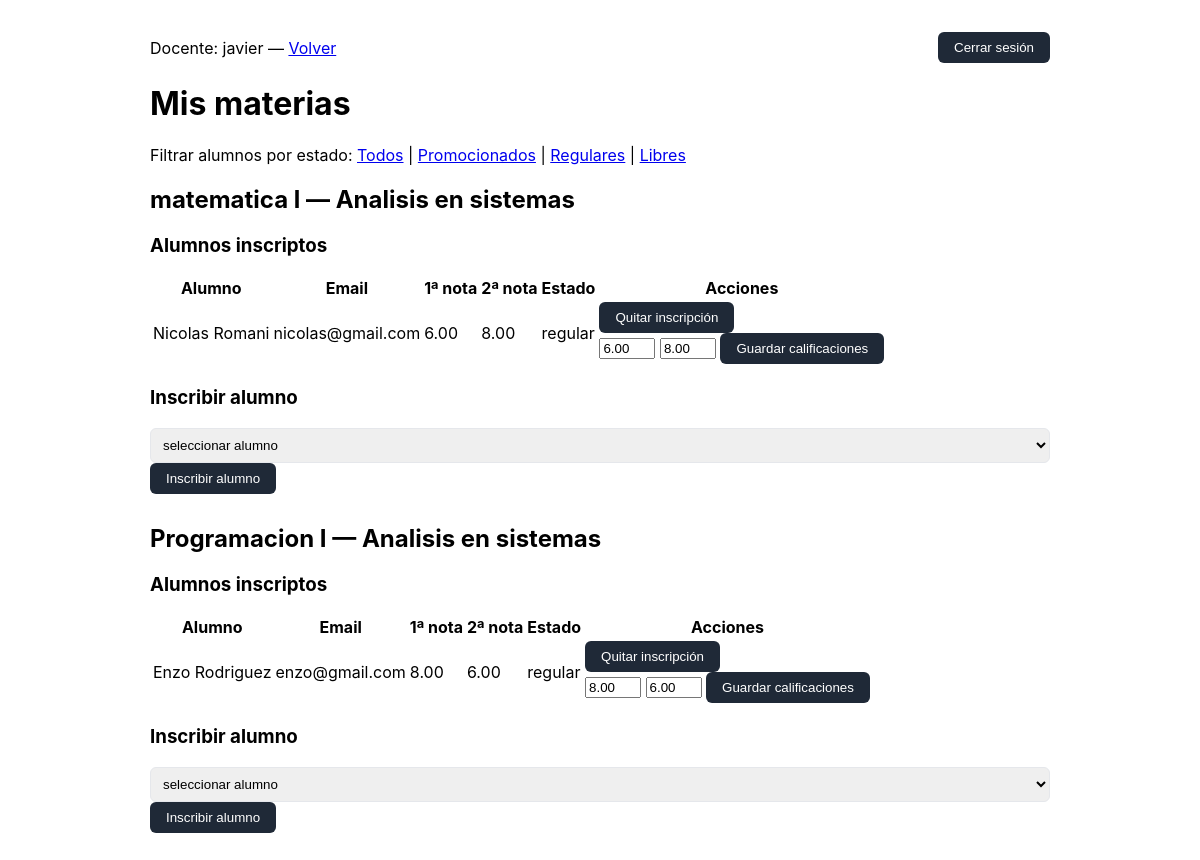
Screenshot of /docente_panel.php?filter=regular (signed in) with the database file from the repository.
### tables this page shows
CREATE TABLE IF NOT EXISTS `usuario` (
  `ID_usuario` int NOT NULL AUTO_INCREMENT,
  `nombre` varchar(50) NOT NULL,
  `apellido` varchar(100) NOT NULL,
  `email` varchar(100) NOT NULL,
  `password` varchar(255) NOT NULL,
  `ID_rol` int NOT NULL,
  PRIMARY KEY (`ID_usuario`),
  UNIQUE KEY `email` (`email`),
  KEY `ID_rol` (`ID_rol`),
  CONSTRAINT `fk_usuario_rol` FOREIGN KEY (`ID_rol`) REFERENCES `rol` (`ID_rol`) ON DELETE RESTRICT ON UPDATE CASCADE
);

CREATE TABLE IF NOT EXISTS `materia_docente` (
  `ID` int NOT NULL AUTO_INCREMENT,
  `ID_materia` int NOT NULL,
  `ID_carrera` int NOT NULL,
  `ID_docente` int NOT NULL,
  PRIMARY KEY (`ID`),
  UNIQUE KEY `uk_materia_carrera_docente` (`ID_materia`,`ID_carrera`,`ID_docente`),
  KEY `ID_carrera` (`ID_carrera`),
  KEY `ID_docente` (`ID_docente`),
  CONSTRAINT `materia_docente_ibfk_1` FOREIGN KEY (`ID_materia`) REFERENCES `materia` (`ID_materia`) ON DELETE CASCADE,
  CONSTRAINT `materia_docente_ibfk_2` FOREIGN KEY (`ID_carrera`) REFERENCES `carrera` (`ID_carrera`) ON DELETE CASCADE,
  CONSTRAINT `materia_docente_ibfk_3` FOREIGN KEY (`ID_docente`) REFERENCES `usuario` (`ID_usuario`) ON DELETE CASCADE
);

CREATE TABLE IF NOT EXISTS `materia` (
  `ID_materia` int NOT NULL AUTO_INCREMENT,
  `ID_docente` int NOT NULL DEFAULT '0',
  `ID_carrera` int NOT NULL DEFAULT '0',
  `Nombre_materia` varchar(50) NOT NULL DEFAULT '',
  PRIMARY KEY (`ID_materia`),
  KEY `ID_docente` (`ID_docente`),
  KEY `ID_carrera` (`ID_carrera`),
  CONSTRAINT `fk_materia_carrera` FOREIGN KEY (`ID_carrera`) REFERENCES `carrera` (`ID_carrera`) ON DELETE RESTRICT ON UPDATE CASCADE,
  CONSTRAINT `fk_materia_docente` FOREIGN KEY (`ID_docente`) REFERENCES `docente` (`ID_docente`) ON DELETE RESTRICT ON UPDATE CASCADE
);

CREATE TABLE IF NOT EXISTS `carrera` (
  `ID_carrera` int NOT NULL AUTO_INCREMENT,
  `Nombre_carrera` varchar(50) DEFAULT NULL,
  PRIMARY KEY (`ID_carrera`)
);

CREATE TABLE IF NOT EXISTS `materia_alumno` (
  `ID` int NOT NULL AUTO_INCREMENT,
  `ID_materia` int NOT NULL,
  `ID_carrera` int NOT NULL,
  `ID_alumno` int NOT NULL,
  `nota1` decimal(5,2) DEFAULT NULL,
  `nota2` decimal(5,2) DEFAULT NULL,
  PRIMARY KEY (`ID`),
  UNIQUE KEY `uk_materia_carrera_alumno` (`ID_materia`,`ID_carrera`,`ID_alumno`),
  KEY `ID_carrera` (`ID_carrera`),
  KEY `ID_alumno` (`ID_alumno`),
  CONSTRAINT `materia_alumno_ibfk_1` FOREIGN KEY (`ID_materia`) REFERENCES `materia` (`ID_materia`) ON DELETE CASCADE,
  CONSTRAINT `materia_alumno_ibfk_2` FOREIGN KEY (`ID_carrera`) REFERENCES `carrera` (`ID_carrera`) ON DELETE CASCADE,
  CONSTRAINT `materia_alumno_ibfk_3` FOREIGN KEY (`ID_alumno`) REFERENCES `usuario` (`ID_usuario`) ON DELETE CASCADE
);

### Clases/Usuario.php (called while the page is built, shortened)
<?php
abstract class Usuario
{
    protected $nombre;
    protected $email;
    public function __construct(array $data)
    {
        $this->nombre = $data['nombre'] ?? '';
        $this->email = $data['email'] ?? '';
    }
    public function getName(): string
    {
        return $this->nombre ?: $this->email;
    }
}
?>

### Clases/Admin.php (called while the page is built, shortened)
<?php
require_once __DIR__ . '/../src/Database.php';
require_once __DIR__ . '/Usuario.php';
class Admin extends Usuario
{
    public static function detectNameColumn(string $table, array $candidates = null)
    {
        $conn = \Database::getConnection();
        $tableEsc = mysqli_real_escape_string($conn, $table);
        $res = $conn->query("SHOW COLUMNS FROM `{$tableEsc}`");
        $cols = [];
        while ($r = $res->fetch_assoc()) {
            $cols[] = $r['Field'];
        }
        foreach ($cols as $col) {
            $r = $conn->query("SHOW FULL COLUMNS FROM `{$tableEsc}` LIKE '" . mysqli_real_escape_string($conn, $col) . "'");
            if ($r) {
                $row = $r->fetch_assoc();
                if (isset($row['Type']) && preg_match('/varchar|text|char/i', $row['Type'])) {
                    return $col;
                }
            }
        }
        return null;
    }
}
?>

### Clases/Docente.php (called while the page is built, shortened)
<?php
require_once __DIR__ . '/Usuario.php';
require_once __DIR__ . '/Admin.php';
class Docente extends Usuario
{
    public function getAssignedMaterias(): array
    {
        $conn = \Database::getConnection();
        $matName = \Clases\Admin::detectNameColumn('materia') ?? 'ID_materia';
        $carName = \Clases\Admin::detectNameColumn('carrera') ?? 'ID_carrera';
        $sql = "SELECT md.ID, md.ID_materia, md.ID_carrera, m.`" . $conn->real_escape_string($matName) . "` AS materia_nombre, c.`" . $conn->real_escape_string($carName) . "` AS carrera_nombre
            FROM materia_docente md
            JOIN materia m ON md.ID_materia = m.ID_materia
            JOIN carrera c ON md.ID_carrera = c.ID_carrera
            WHERE md.ID_docente = ?";
        $stmt = $conn->prepare($sql);
        $stmt->bind_param('i', $this->id);
        $stmt->execute();
        $res = $stmt->get_result();
        $out = [];
        if ($res) {
            while ($r = $res->fetch_assoc()) {
                $out[] = $r;
            }
        }
        return $out;
    }
    public static function computeStatus($nota1, $nota2): string
    {
        $n1 = is_null($nota1) ? null : floatval($nota1);
        $n2 = is_null($nota2) ? null : floatval($nota2);
        if (($n1 < 0 || $n1 > 10) || ($n2 < 0 || $n2 > 10)){
            return 'error, debe ajustar la nota en rango de 1 a 10';
        }
        if ($n1 !== null && $n2 !== null) {
            if ($n1 >= 7 && $n2 >= 7) return 'promocionado';
            if ($n1 < 6 || $n2 < 6) return 'libre';
            if ($n1 == 6 || $n2 == 6) return 'regular';
            return 'regular';
        }
        return 'regular';
    }
}
?>

### src/Database.php (called while the page is built, shortened)
<?php
class Database
{
    public static function getConnection()
    {
        $candidates = [
            __DIR__ . '/../conexion.php',
            __DIR__ . '/../Public/conexion.php',
            __DIR__ . '/../../Public/conexion.php'
        ];
        return $conn;
    }
}
?>

### Public/docente_panel.php (the view, shortened to what this page needs)
<?php
require_once __DIR__ . '/../src/Database.php';
require_once __DIR__ . '/../Clases/Docente.php';
$conn = \Database::getConnection();
$stmt = $conn->prepare("SELECT u.*, r.Rol_nombre FROM usuario u LEFT JOIN rol r ON u.ID_rol = r.ID_rol WHERE u.email = ? LIMIT 1");
$stmt->bind_param('s', $_SESSION['email']);
$stmt->execute();
$res = $stmt->get_result();
$row = $res->fetch_assoc();
$doc = new \Clases\Docente($row);
$materias = $doc->getAssignedMaterias();
$filter = $_GET['filter'] ?? 'all';
function computeStatus($n1, $n2) {
    return \Clases\Docente::computeStatus($n1, $n2);
}
?>
<!DOCTYPE html>
<html lang="es">
<head>
    <?php include __DIR__ . '/../design/head.php'; ?>
</head>
<body class="container">
    <header style="display:flex;justify-content:space-between;align-items:center">
        <div>Docente: <?= htmlspecialchars($doc->getName()) ?> — <a href="index.php">Volver</a></div>
        <form action="logout.php" method="post" style="margin:0"><button type="submit">Cerrar sesión</button></form>
    </header>
    <h1>Mis materias</h1>
    <p>Filtrar alumnos por estado: <a href="?filter=all">Todos</a> | <a href="?filter=promocionado">Promocionados</a> | <a href="?filter=regular">Regulares</a> | <a href="?filter=libre">Libres</a></p>
    <?php if (empty($materias)): ?>
        <p>No tienes materias asignadas.</p>
    <?php else: ?>
        <?php foreach ($materias as $m):
            $ID_materia = intval($m['ID_materia']);
            $ID_carrera = intval($m['ID_carrera']);
            $matName = htmlspecialchars($m['materia_nombre'] ?? ('#' . $ID_materia));
            $carName = htmlspecialchars($m['carrera_nombre'] ?? ('#' . $ID_carrera));
            $stmt = $conn->prepare("SELECT ma.ID_materia, ma.ID_carrera, ma.ID_alumno, u.nombre, u.apellido, u.email, ma.nota1, ma.nota2
                FROM materia_alumno ma
                JOIN usuario u ON ma.ID_alumno = u.ID_usuario
                WHERE ma.ID_materia = ? AND ma.ID_carrera = ? ORDER BY u.nombre");
            $stmt->bind_param('ii', $ID_materia, $ID_carrera);
            $stmt->execute();
            $resA = $stmt->get_result();
            $alumnos = [];
            if ($resA) {
                while ($ra = $resA->fetch_assoc()) $alumnos[] = $ra;
            }
        ?>
            <section style="margin-bottom:30px">
                <h2><?= $matName ?> — <?= $carName ?></h2>
                <h3>Alumnos inscriptos</h3>
                <?php if (empty($alumnos)): ?>
                    <p>No hay alumnos inscriptos.</p>
                <?php else: ?>
                    <table>
                        <thead><tr><th>Alumno</th><th>Email</th><th>1ª nota</th><th>2ª nota</th><th>Estado</th><th>Acciones</th></tr></thead>
                        <tbody>
                        <?php foreach ($alumnos as $a):
                            $status = computeStatus($a['nota1'], $a['nota2']);
                            if ($filter !== 'all' && $status !== $filter) continue;
                        ?>
                            <tr>
                                <td><?= htmlspecialchars($a['nombre'] . ' ' . $a['apellido']) ?></td>
                                <td><?= htmlspecialchars($a['email']) ?></td>
                                <td><?= is_null($a['nota1']) ? '-' : htmlspecialchars($a['nota1']) ?></td>
                                <td><?= is_null($a['nota2']) ? '-' : htmlspecialchars($a['nota2']) ?></td>
                                <td><?= htmlspecialchars($status) ?></td>
                                <td>
                                    <div class="flex items-center space-x-3">
                                        <form method="post" action="" class="inline-block">
                                            <button type="submit" class="bg-red-600 hover:bg-red-700 text-white px-2 py-1 rounded">Quitar inscripción</button>
                                        </form>
                                        <form method="post" action="" class="inline-flex items-center space-x-2 bg-gray-50 p-2 rounded">
                                            <input type="number" name="nota1" placeholder="1ª nota" class="w-16 p-1 border rounded" value="<?= htmlspecialchars($a['nota1'] ?? '') ?>" max ="10"; min="1";>
                                            <input type="number" name="nota2" placeholder="2ª nota" class="w-16 p-1 border rounded" value="<?= htmlspecialchars($a['nota2'] ?? '') ?>" max ="10"; min="1";>
                                            <button type="submit" class="bg-blue-600 hover:bg-blue-700 text-white px-2 py-1 rounded">Guardar calificaciones</button>
                                        </form>
                                    </div>
                                </td>
                            </tr>
                        <?php endforeach; ?>
                        </tbody>
                    </table>
                <?php endif; ?>
                <h3>Inscribir alumno</h3>
                <form method="post" action="">
                    <select name="ID_alumno" required>
                        <option value=""> seleccionar alumno </option>
                    </select>
                    <button type="submit" class="bg-green-600 hover:bg-green-700 text-white px-2 py-1 rounded">Inscribir alumno</button>
                </form>
            </section>
        <?php endforeach; ?>
    <?php endif; ?>
</body>
</html>

### design/styles.css (style rules this page uses)
body { font-family: Inter, ui-sans-serif, system-ui, -apple-system, "Segoe UI", Roboto, "Helvetica Neue", Arial; }
.container { max-width: 900px; margin: 2rem auto; padding: 0 1rem; }
form input[type="text"], form input[type="email"], form input[type="password"], form select, form textarea { width:100%; padding:0.5rem; border:1px solid #e5e7eb; border-radius:6px; }
form button { background-color:#1f2937; color:#fff; padding:0.5rem 1rem; border-radius:6px; border:none; cursor:pointer; }

### rows the page displays
usuario: nombre "javier"
materia_docente: ID_materia.Nombre_materia "matematica l", ID_carrera.Nombre_carrera "Analisis en sistemas"
materia_alumno: ID_alumno.apellido "Nicolas Romani", ID_alumno.email "nicolas@gmail.com", nota1 "6.00", nota2 "8.00", status "regular"
materia_docente: ID_materia.Nombre_materia "Programacion I", ID_carrera.Nombre_carrera "Analisis en sistemas"
materia_alumno: ID_alumno.apellido "Enzo Rodriguez", ID_alumno.email "enzo@gmail.com", nota1 "8.00", nota2 "6.00", status "regular"
